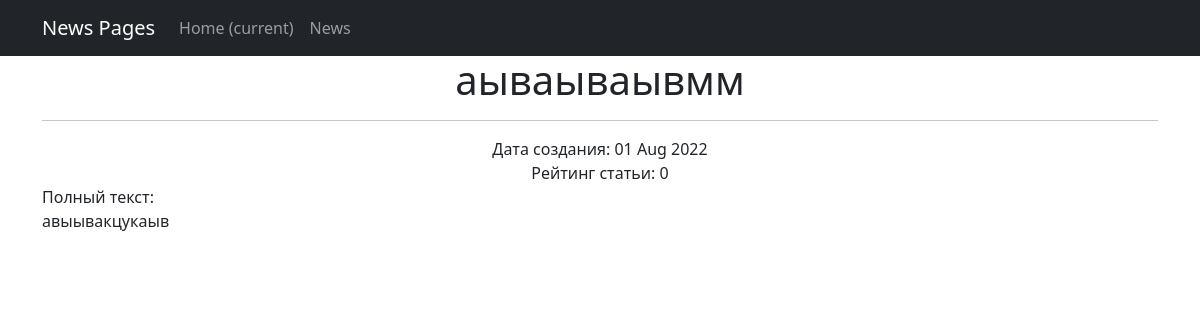
The app's page /news/9 with its own data.
### news/models.py (models this page shows, shortened)
class Post(models.Model):
    news = 'NW'
    post = 'PT'
    POSITIONS = [
        (news, 'Новость'),
        (post, 'Статья')
    ]
    author = models.ForeignKey(Author, on_delete=models.CASCADE)
    choice = models.CharField(max_length=2,
                              choices=POSITIONS,
                              default=post)
    time_in = models.DateTimeField(auto_now_add=True)
    category = models.ManyToManyField(Category, through='PostCategory')
    post_name = models.CharField(max_length=255)
    text = models.TextField()
    post_rating = models.IntegerField(default=0)

### news/views.py (the view)
# urls.py: path('<int:pk>', NewsDetail.as_view(), name='news_detail'),
class NewsDetail(DetailView):
    model = Post
    template_name = 'new.html'
    context_object_name = 'new'

### news/templatetags/custom_filters.py (called while the page is built)
def is_int(text):
    try:
        int(text)
        return True
    except ValueError:
        return False

def is_float(text):
    try:
        float(text)
        return True
    except ValueError:
        return False

@register.filter()
def censor(text):
    temp_text = text.split()
    for i, txt in enumerate(temp_text):
        if not is_int(txt) and not is_float(txt):
            if len(txt.lower()[:-1]) > 2 and txt.lower()[:-1] in BAD_WORDS:
                temp_text[i] = f'{txt[0]}{"*" * (len(txt) - 1)}'
    return " ".join(temp_text)

### templates/new.html (shortened to what this page needs)
{% extends 'default.html' %}
{% load custom_filters %}
{% block content %}
<h1>{{ new.post_name|censor }}</h1>
<hr>
Дата создания: {{ new.time_in|date:'d M Y' }} <br> Рейтинг статьи: {{new.post_rating}}<br>
<p align="left">Полный текст: <br>{{ new.text|censor }}</p>
{% endblock content %}

### records on screen
Post: post_name|censor "аываываывмм", time_in "01 Aug 2022", post_rating "0", text|censor "авыывакцукаыв"
